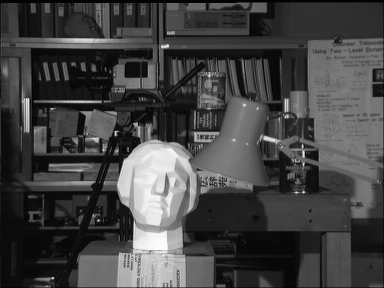
#> input picture third_report/samples/scene_l.bmp, 384 x 288 px
$ python k_means.py
#> lines starting #> are read from the running program, lines starting #| are printed output that depends on the picture
import cv2
import numpy as np
from matplotlib import pyplot as plt


def k_means(img, k):
    z = np.float32(img.reshape((-1, 3)))
    criteria = (cv2.TERM_CRITERIA_EPS + cv2.TERM_CRITERIA_MAX_ITER, 10, 1.0)
    ret, label, center = cv2.kmeans(z,
                                    k,
                                    None,
                                    criteria,
                                    10,
                                    cv2.KMEANS_RANDOM_CENTERS)

    center = np.uint8(center)
    res = center[label.flatten()]
    return res.reshape(img.shape)


if __name__ == '__main__':
    src_img = cv2.imread('../samples/scene_l.bmp')
#> src_img is the input picture: shape (288, 384, 3); min 0, max 252, mean 67.6
    gray_img = cv2.cvtColor(src_img, cv2.COLOR_BGR2GRAY)

    images = [gray_img,
              k_means(gray_img, 2),
              k_means(gray_img, 3),
              k_means(gray_img, 4)]
#> in k_means, `ret, label, center = cv2.kmeans(z, k, None, criteria, 10, cv2.KMEANS_R..`: ret = 109783215.6; center = [[133.7, 134.8, 133.2], [39.74, 39.33, 39.15]]
#> in k_means, `center = np.uint8(center)`: center = [[133, 134, 133], [39, 39, 39]]
#> in k_means, `return res.reshape(img.shape)`:
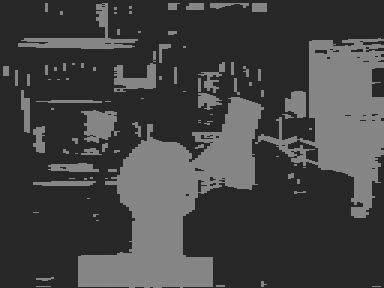
#> returned value: shape (288, 384); min 39, max 134, mean 67.2
#> call 2 of k_means, with k = 3
#> in k_means (call 2), `ret, label, center = cv2.kmeans(z, k, None, criteria, 10, cv2.KMEANS_R..`: ret = 53526450.6; center = [[194.6, 196.4, 194.4], [32.79, 31.97, 31.73], [96.75, 97.79, 96.9]]
#> in k_means (call 2), `center = np.uint8(center)`: center = [[194, 196, 194], [32, 31, 31], [96, 97, 96]]
#> in k_means (call 2), `return res.reshape(img.shape)`:
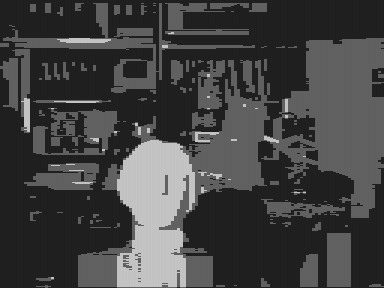
#> returned value: shape (288, 384); min 31, max 196, mean 66.8
#> call 3 of k_means, with k = 4
#> in k_means (call 3), `ret, label, center = cv2.kmeans(z, k, None, criteria, 10, cv2.KMEANS_R..`: ret = 31966381.8; center = [[59.95, 60.31, 59.67], [199.1, 200.8, 199.1], [111.4, 112.3, 110.6], [21.76, 20.64, 20.89]]
#> in k_means (call 3), `center = np.uint8(center)`: center = [[59, 60, 59], [199, 200, 199], [111, 112, 110], [21, 20, 20]]
#> in k_means (call 3), `return res.reshape(img.shape)`:
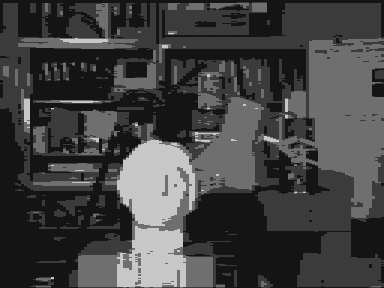
#> returned value: shape (288, 384); min 20, max 200, mean 67

    fig = plt.figure(1)
    titles = ['Original', 'K = 2', 'K = 3', 'K = 4']
    for i in range(0, len(images)):
        plt.subplot(2, 2, i + 1), plt.imshow(images[i], 'gray')
        plt.title(titles[i])
        plt.axis('off')
        plt.subplots_adjust(left=0.0,
                            bottom=0.05,
                            right=1.0,
                            top=0.95,
                            wspace=0.0)
#> this loop made 4 passes

    plt.show()
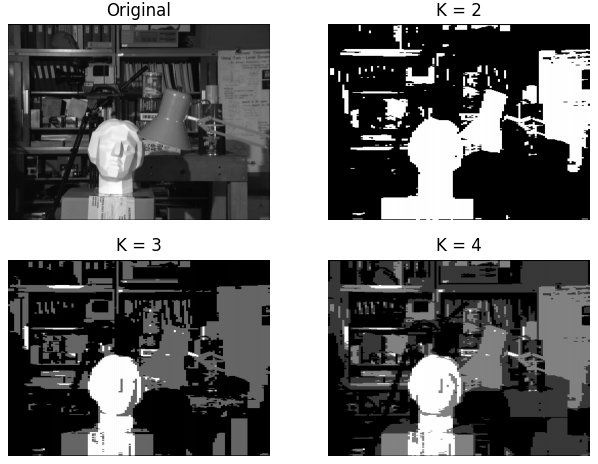
#> figure drawn by matplotlib, 4 panels
    fig.savefig("../results/k_means_figure.png", dpi=300)
